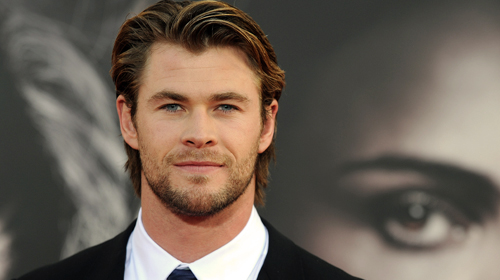
#> input picture data/images/Chris Hemsworth.jpg, 500 x 280 px, found by its file name
$ python drawing_utils.py   (older library calls are emulated)
#> lines starting #> are read from the running program, lines starting #| are printed output that depends on the picture
### core/face_detector.py
import cv2
import numpy as np
from numpy.typing import NDArray
import sys
import os

# Add the project root to sys.path to allow importing 'config'
sys.path.append(os.path.dirname(os.path.dirname(os.path.abspath(__file__))))
import config # Assuming config.py is in the root and accessible

class FaceDetector:
    """
    A class to detect faces in images using a Haar cascade classifier.
    """

    def __init__(self, cascade_path: str = config.CASCADE_PATH):
        """
        Initializes the FaceDetector.

        Args:
            cascade_path: Path to the Haar cascade XML file.
                          Defaults to the path specified in config.py.
        """
        try:
            self.face_cascade = cv2.CascadeClassifier(cascade_path)
            if self.face_cascade.empty():
                raise IOError(f"Failed to load Haar cascade from {cascade_path}")
        except Exception as e:
            # Consider logging the error here
            print(f"Error loading Haar cascade: {e}") # Or raise a custom exception
            # For now, re-raise to indicate critical failure if cascade doesn't load
            raise

    def detect(self, image: NDArray, scale_factor: float = 1.1, min_neighbors: int = 5) -> list[tuple[int, int, int, int]]:
        """
        Detects faces in a given image.

        Args:
            image: The input image (as a NumPy array, BGR format).
            scale_factor: Parameter specifying how much the image size is reduced at each image scale.
            min_neighbors: Parameter specifying how many neighbors each candidate rectangle should have to retain it.

        Returns:
            A list of tuples, where each tuple represents a detected face
            as (x, y, width, height). Returns an empty list if no faces are detected.
        """
        if image is None:
            # print("Input image is None.") # Optional: log this
            return []
        if image.ndim != 3 or image.shape[2] != 3:
            # print(f"Warning: Input image should be a 3-channel BGR image. Got shape {image.shape}") # Optional: log this
            # Attempt to convert if it's a valid image but not 3 channels, or handle as error
            # For now, let's assume it must be BGR and proceed, or return empty
            # For robustness, could try to convert grayscale to BGR:
            # if image.ndim == 2: image = cv2.cvtColor(image, cv2.COLOR_GRAY2BGR)
            # else: return [] # Or raise ValueError
            pass # Assuming conversion or validation happens before this call for now

        gray_image = cv2.cvtColor(image, cv2.COLOR_BGR2GRAY)

        faces = self.face_cascade.detectMultiScale(
            gray_image,
            scaleFactor=scale_factor,
            minNeighbors=min_neighbors
        )

        return [(int(x), int(y), int(w), int(h)) for (x, y, w, h) in faces]

# [51 lines that do not run on import are left out]
        # print("Make sure you have an image at './data/images/Robert Downey Jr..jpg' or update the path.")
        # print("Also ensure 'config.py' is accessible and 'haarcascade_frontalface_default.xml' is at the path specified in config.py.")

### core/drawing_utils.py
import sys
import os
# Ensure the root directory is in sys.path for config import
sys.path.append(os.path.abspath(os.path.join(os.path.dirname(__file__), '..')))

import cv2
import numpy as np
from PIL import Image, ImageDraw, ImageFont
from numpy.typing import NDArray

import config # For FONT_PATH and VARS_PATH

def draw_face_rectangle(
    image: NDArray,
    face_coords: tuple[int, int, int, int],
    color: tuple[int, int, int] = (0, 255, 0),
    thickness: int = 2,
    margin_dw: float = 0.1,
    margin_dh: float = 0.2
) -> NDArray:
    """
    Draws a rectangle around a detected face with specified margins.

    Args:
        image: The image (NumPy array, BGR) on which to draw.
        face_coords: A tuple (x, y, w, h) representing the detected face box.
        color: Color of the rectangle (B, G, R). Defaults to green.
        thickness: Thickness of the rectangle lines.
        margin_dw: Proportional width margin to add to the face box (e.g., 0.1 for 10%).
        margin_dh: Proportional height margin to add to the face box (e.g., 0.2 for 20%).

    Returns:
        The image (NumPy array) with the rectangle drawn.
    """
    x, y, w, h = face_coords
    dw = int(margin_dw * w) # Calculate pixel margin for width
    dh = int(margin_dh * h) # Calculate pixel margin for height

    pt1 = (x - dw, y - dh)
    pt2 = (x + w + dw, y + h + dh)

    # cv2.rectangle handles clipping if points are outside image boundaries.
    cv2.rectangle(image, pt1=pt1, pt2=pt2, color=color, thickness=thickness)
    return image

def draw_name_label(
    image: NDArray,
    name: str,
    face_coords: tuple[int, int, int, int],
    font_size: int, # Added font_size parameter
    font_path: str = config.FONT_PATH,
    font_color: tuple[int, int, int] = (255, 0, 0),
    bg_color: tuple[int, int, int] = (0, 255, 0),
    margin_dw: float = 0.1,
    margin_dh: float = 0.2
) -> NDArray:
    """
    Draws a name label above the face rectangle using the specified font size.

    Args:
        image: The image (NumPy array, BGR) on which to draw.
        name: The name text to display.
        face_coords: A tuple (x, y, w, h) of the original detected face (before margins).
        font_size: The font size to use for the label.
        font_path: Path to the TrueType font file.
        font_color: Color of the text (B, G, R for consistency with cv2, converted to RGB for PIL).
        bg_color: Color of the background rectangle for the text (B, G, R, converted for PIL).
        margin_dw: Proportional width margin (consistent with face rectangle).
        margin_dh: Proportional height margin (consistent with face rectangle).

    Returns:
        The image (NumPy array) with the name label drawn.
    """
    x, y, w, h = face_coords
    dw = int(margin_dw * w)
    # dh = int(margin_dh * h) # Not directly used for label y-pos, which is relative to face_coords

    try:
        font = ImageFont.truetype(font_path, font_size)
    except IOError:
        # print(f"Warning: Font file not found at {font_path} or cannot be opened. Using default PIL font.")
        font = ImageFont.load_default()

    # Convert cv2 image (BGR) to PIL image (RGB) for text drawing
    if image.dtype != np.uint8: # Ensure image is uint8 for PIL
        if np.max(image) <= 1.0: # Potentially float image in range [0,1]
            image = (image * 255).astype(np.uint8)
        else:
            image = image.astype(np.uint8)

    pil_image = Image.fromarray(cv2.cvtColor(image, cv2.COLOR_BGR2RGB))
    draw = ImageDraw.Draw(pil_image)

    # Using PIL's getsize method for older Pillow, or textbbox/getlength for newer.
    # getsize is simpler for this context if available and sufficient.
    try:
        text_width, text_height = draw.textsize(name, font=font) # Deprecated in Pillow 10
    except AttributeError: # Fallback for Pillow 10+
        bbox = draw.textbbox((0,0), name, font=font)
        text_width = bbox[2] - bbox[0]
        text_height = bbox[3] - bbox[1]

    text_size = (text_width, text_height)


    # Position of the text label background, above the original face rectangle (y - dh_rect)
    # The main rectangle's top-left y is y_rect = y - dh_main_rect
    # Text label top-left y should be y_rect - text_height = y - dh_main_rect - text_height
    y_rect_top = y - int(margin_dh * h) # Top y of the green face rectangle

    label_bg_pt1 = (x - dw, y_rect_top - text_size[1] - 5) # 5px padding above text
    label_bg_pt2 = (x - dw + text_size[0] + 10, y_rect_top -5) # 10px padding for width, 5px for bottom of text

    # PIL uses RGB, so colors from config (assumed BGR) need conversion
    pil_bg_color = (bg_color[2], bg_color[1], bg_color[0]) # BGR to RGB
    pil_font_color = (font_color[2], font_color[1], font_color[0]) # BGR to RGB

    draw.rectangle([label_bg_pt1, label_bg_pt2], fill=pil_bg_color)

    text_pt = (x - dw + 5, y_rect_top - text_size[1] - 5) # 5px padding for text start
    draw.text(text_pt, name, font=font, fill=pil_font_color)

    drawn_image = cv2.cvtColor(np.array(pil_image), cv2.COLOR_RGB2BGR)
    return drawn_image

if __name__ == '__main__':
    print("Running drawing_utils example...")
    try:
        # This import is fine as face_detector also handles its own sys.path for config
        from core.face_detector import FaceDetector

        # Check if necessary files exist
        if not os.path.exists(config.CASCADE_PATH):
            print(f"Cascade file not found: {config.CASCADE_PATH}. Skipping example.")
        # FONT_PATH check is good, but PIL has a default fallback. vars.npz is optional for this example.
        elif not os.path.exists(config.FONT_PATH):
             print(f"Warning: Font file not found at {config.FONT_PATH}. Text might use default font.")

        # Proceed even if font is missing, PIL will use a fallback.

        print(f"Loading FaceDetector with cascade from: {config.CASCADE_PATH}")
        detector = FaceDetector()

        test_image_path = './data/images/Chris Hemsworth.jpg'
        if not os.path.exists(test_image_path):
            print(f"Test image not found: {test_image_path}. Skipping drawing part of example.")
        else:
            print(f"Loading sample image: {test_image_path}")
            sample_image = cv2.imread(test_image_path)
#> sample_image is the input picture: shape (280, 500, 3); mean B, G, R 86.4, 97.4, 109.5

            if sample_image is not None:
                print("Detecting faces...")
                detected_faces = detector.detect(sample_image, min_neighbors=5)
#> in detect, `gray_image = cv2.cvtColor(image, cv2.COLOR_BGR2GRAY)`:
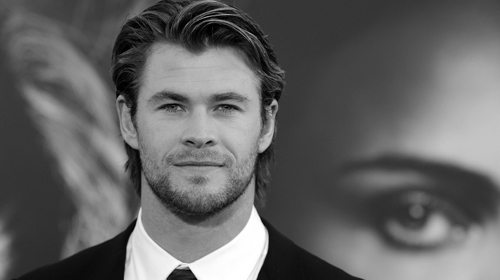
#> gray_image: shape (280, 500); min 0, max 255, mean 99.8
#> in detect, `faces = self.face_cascade.detectMultiScale( gray_image, scaleFactor=sc..`: faces = [[123, 47, 155, 155]]
#> detected_faces = [(123, 47, 155, 155)]

                if detected_faces:
                    print(f"Detected {len(detected_faces)} faces.")
#| Detected 1 faces.

                    face_coords_original = detected_faces[0] # (x,y,w,h)
#> face_coords_original = (123, 47, 155, 155)

                    print(f"Drawing rectangle and label for face at: {face_coords_original}")
#| Drawing rectangle and label for face at: (123, 47, 155, 155)

                    img_copy = sample_image.copy()
                    img_with_rect = draw_face_rectangle(img_copy, face_coords_original)
#> in draw_face_rectangle, `x, y, w, h = face_coords`: x = 123; y = 47; w = 155
#> in draw_face_rectangle, `dw = int(margin_dw * w)`: dw = 15
#> in draw_face_rectangle, `dh = int(margin_dh * h)`: dh = 31
#> in draw_face_rectangle, `pt1 = (x - dw, y - dh)`: pt1 = (108, 16)
#> in draw_face_rectangle, `pt2 = (x + w + dw, y + h + dh)`: pt2 = (293, 233)

                    # Using a placeholder name and a fixed font_size for the example.
                    example_font_size = 20
                    img_with_label = draw_name_label(img_with_rect, "Chris Hemsworth", face_coords_original, font_size=example_font_size)
#> in draw_name_label, `x, y, w, h = face_coords`: x = 123; y = 47; w = 155
#> in draw_name_label, `dw = int(margin_dw * w)`: dw = 15
#> in draw_name_label, `text_width, text_height = draw.textsize(name, font=font)`: text_width = 172; text_height = 19
#> in draw_name_label, `text_size = (text_width, text_height)`: text_size = (172, 19)
#> in draw_name_label, `y_rect_top = y - int(margin_dh * h)`: y_rect_top = 16
#> in draw_name_label, `label_bg_pt1 = (x - dw, y_rect_top - text_size[1] - 5)`: label_bg_pt1 = (108, -8)
#> in draw_name_label, `label_bg_pt2 = (x - dw + text_size[0] + 10, y_rect_top -5)`: label_bg_pt2 = (290, 11)
#> in draw_name_label, `text_pt = (x - dw + 5, y_rect_top - text_size[1] - 5)`: text_pt = (113, -8)
#> in draw_name_label, `drawn_image = cv2.cvtColor(np.array(pil_image), cv2.COLOR_RGB2BGR)`:
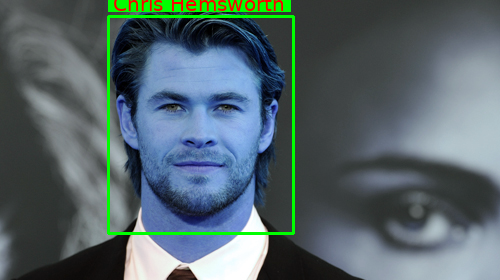
#> drawn_image: shape (280, 500, 3); mean R, G, B 85.4, 102.1, 106.7

                    print("Displaying image with drawings... Press any key to close.")
                    # Create a directory for test output if it doesn't exist
                    os.makedirs("./test/predicted", exist_ok=True)
                    output_path = "./test/predicted/drawing_utils_example.jpg"
                    cv2.imwrite(output_path, img_with_label)
                    print(f"Saved example image to {output_path}")

                    # cv2.imshow("Face Detection with Label", img_with_label)
                    # cv2.waitKey(0)
                    # cv2.destroyAllWindows()
                    print("Example finished. Check the saved image.")

                else:
                    print("No faces detected in the sample image.")
            else:
                print(f"Failed to load sample image from {test_image_path}.")

    except FileNotFoundError as fnf_error:
        print(f"File not found error in example (should have been caught by specific checks): {fnf_error}")
    except ImportError as ie:
        print(f"Import error: {ie}. Make sure all core modules and dependencies (like PIL) are accessible.")
    except Exception as e:
        print(f"An error occurred during drawing_utils example usage: {e}")
        import traceback
        traceback.print_exc()

$ run again, with data/images/Hugh Jackman.jpg copied over data/images/Chris Hemsworth.jpg
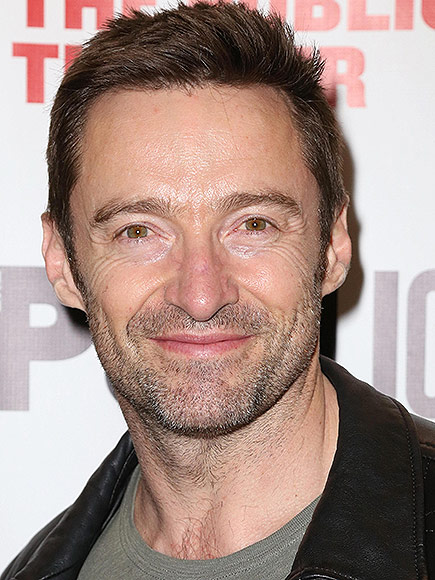
#> input picture data/images/Hugh Jackman.jpg, 435 x 580 px, found by its file name
#> sample_image is the input picture: shape (580, 435, 3); mean B, G, R 135.4, 143, 167.3
#> in detect, `gray_image = cv2.cvtColor(image, cv2.COLOR_BGR2GRAY)`:
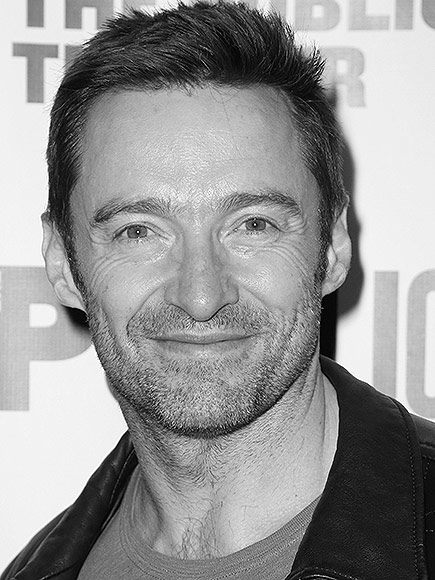
#> gray_image: shape (580, 435); min 0, max 255, mean 149.4
#> faces = [[46, 107, 300, 300]]
#> detected_faces = [(46, 107, 300, 300)]
#| Detected 1 faces.
#> face_coords_original = (46, 107, 300, 300)
#| Drawing rectangle and label for face at: (46, 107, 300, 300)
#> in draw_face_rectangle, `x, y, w, h = face_coords`: x = 46; y = 107; w = 300
#> in draw_face_rectangle, `dw = int(margin_dw * w)`: dw = 30
#> dh = 60
#> pt1 = (16, 47)
#> pt2 = (376, 467)
#> in draw_name_label, `x, y, w, h = face_coords`: x = 46; y = 107; w = 300
#> in draw_name_label, `dw = int(margin_dw * w)`: dw = 30
#> text_width = 172; text_height = 19
#> text_size = (172, 19)
#> y_rect_top = 47
#> label_bg_pt1 = (16, 23)
#> label_bg_pt2 = (198, 42)
#> text_pt = (21, 23)
#> in draw_name_label, `drawn_image = cv2.cvtColor(np.array(pil_image), cv2.COLOR_RGB2BGR)`:
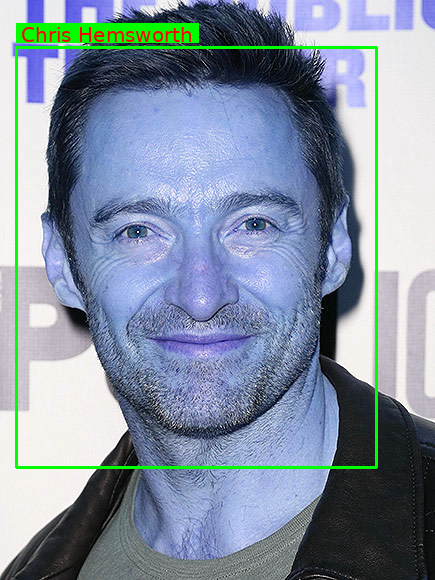
#> drawn_image: shape (580, 435, 3); mean R, G, B 131.4, 145.9, 161.9

$ run again, with data/images/Ian Somerhalder.jpg copied over data/images/Chris Hemsworth.jpg
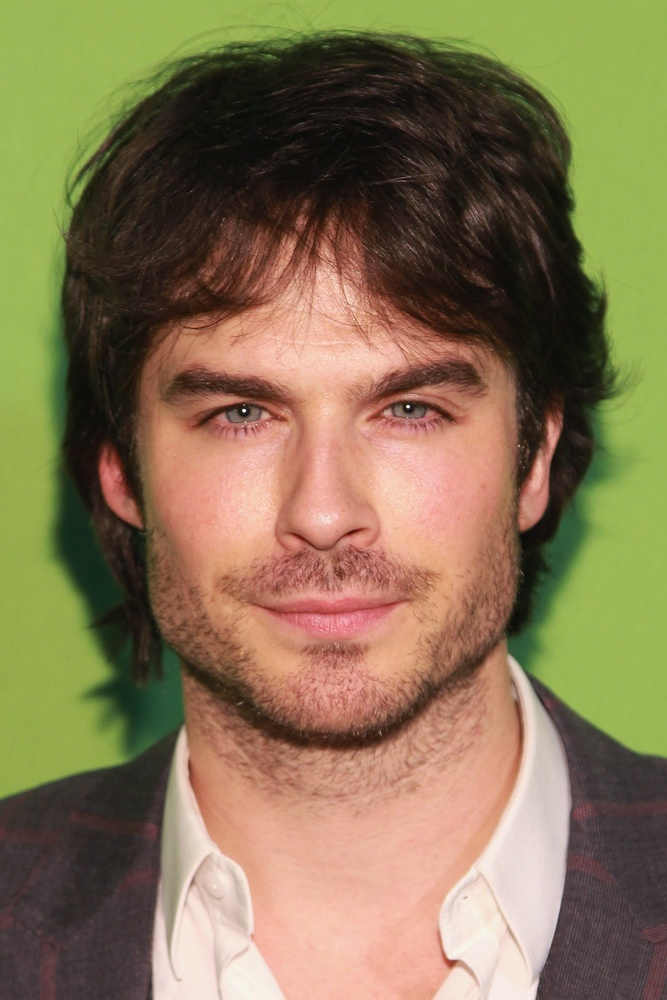
#> input picture data/images/Ian Somerhalder.jpg, 667 x 1000 px, shrunk from 2000 x 3000 before the run, found by its file name
#> sample_image is the input picture: shape (1000, 667, 3); mean B, G, R 83.2, 116.8, 134
#> in detect, `gray_image = cv2.cvtColor(image, cv2.COLOR_BGR2GRAY)`:
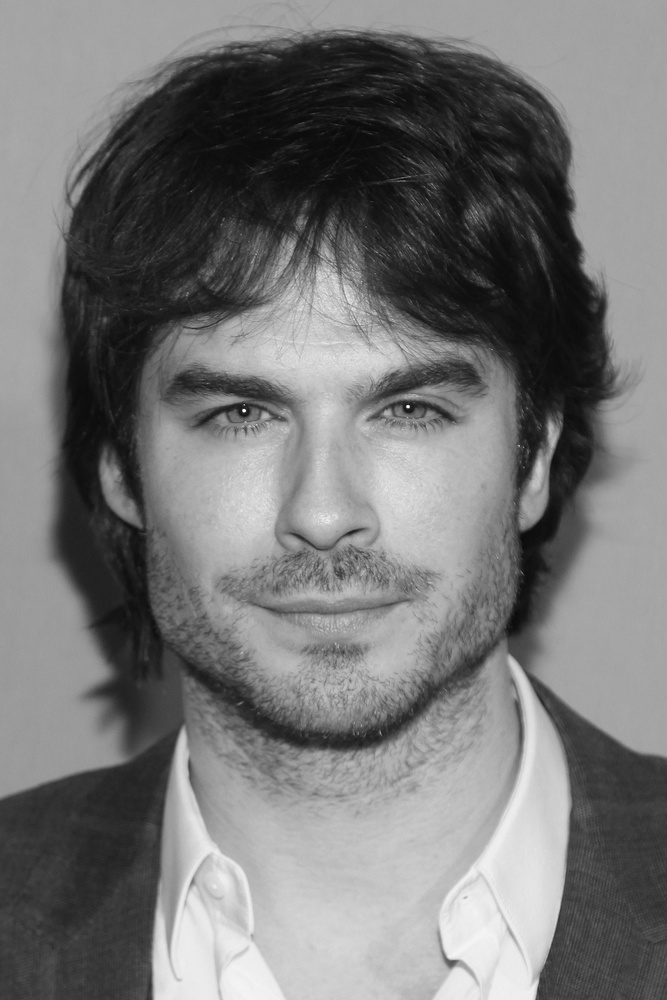
#> gray_image: shape (1000, 667); min 5, max 253, mean 118.1
#> faces = [[101, 246, 448, 448]]
#> detected_faces = [(101, 246, 448, 448)]
#| Detected 1 faces.
#> face_coords_original = (101, 246, 448, 448)
#| Drawing rectangle and label for face at: (101, 246, 448, 448)
#> in draw_face_rectangle, `x, y, w, h = face_coords`: x = 101; y = 246; w = 448
#> in draw_face_rectangle, `dw = int(margin_dw * w)`: dw = 44
#> dh = 89
#> pt1 = (57, 157)
#> pt2 = (593, 783)
#> in draw_name_label, `x, y, w, h = face_coords`: x = 101; y = 246; w = 448
#> in draw_name_label, `dw = int(margin_dw * w)`: dw = 44
#> text_width = 172; text_height = 19
#> text_size = (172, 19)
#> y_rect_top = 157
#> label_bg_pt1 = (57, 133)
#> label_bg_pt2 = (239, 152)
#> text_pt = (62, 133)
#> in draw_name_label, `drawn_image = cv2.cvtColor(np.array(pil_image), cv2.COLOR_RGB2BGR)`:
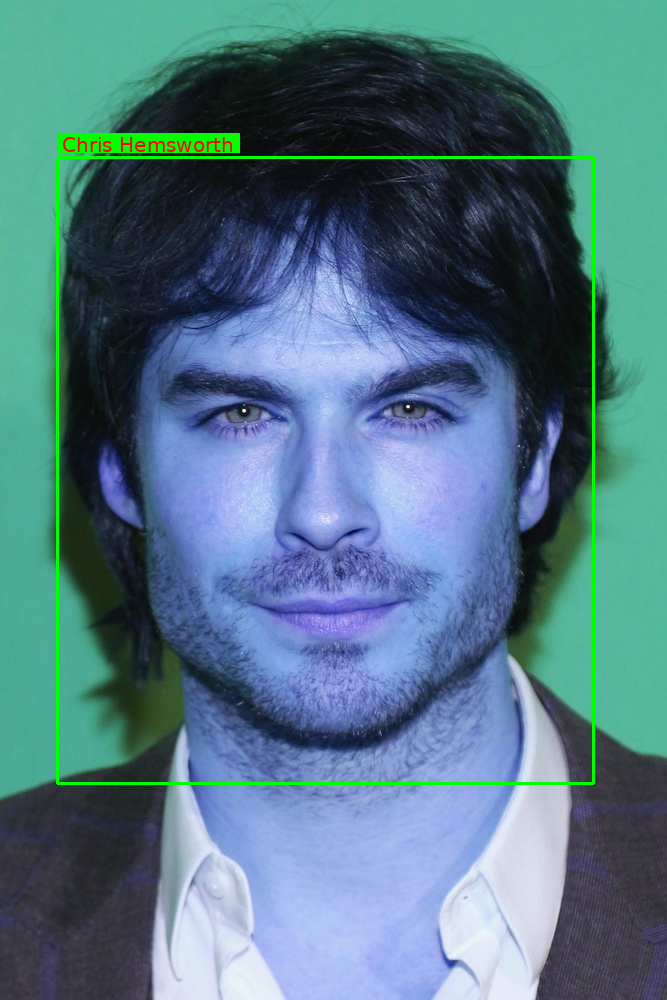
#> drawn_image: shape (1000, 667, 3); mean R, G, B 82.6, 119, 132.5
